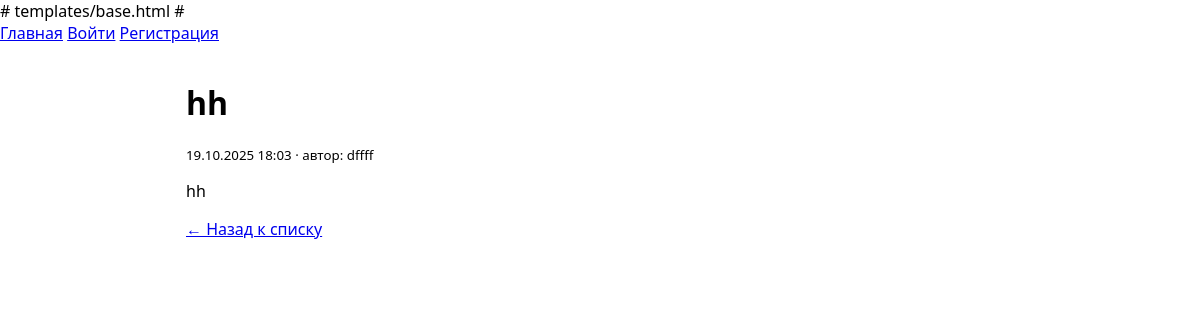
The app's page /23/, older data.
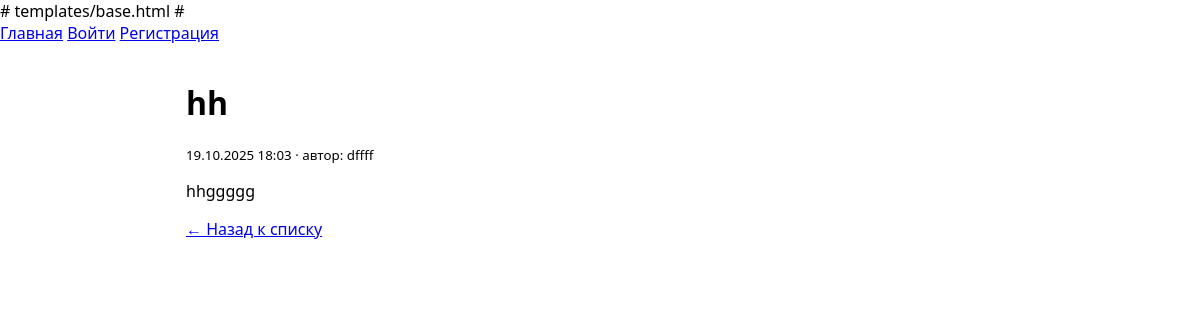
The same page, newer data.
### guestbook/models.py (models this page shows, shortened)
class Entry(models.Model):
    name = models.CharField('Имя', max_length=50)
    message = models.TextField('Сообщение', max_length=500)
    created_at = models.DateTimeField('Создано', auto_now_add=True)
    user = models.ForeignKey(settings.AUTH_USER_MODEL, on_delete=models.CASCADE,
                             related_name='entries', null=True, blank=True, verbose_name='Автор')
    image = models.ImageField('Изображение', upload_to='entries/', null=True, blank=True)
    class Meta:
        ordering = ['-created_at']
        verbose_name = 'Запись'
        verbose_name_plural = 'Записи'

### guestbook/views.py (the view)
# urls.py: path('<int:pk>/', EntryDetailView.as_view(), name='guestbook-detail'),
class EntryDetailView(DetailView):
    model = Entry
    template_name = 'guestbook/entry_detail.html'
    context_object_name = 'entry'

### templates/guestbook/entry_detail.html (shortened to what this page needs)
{% extends 'base.html' %}
{% block content %}
  <h1>{{ entry.name }}</h1>
  <p><small>{{ entry.created_at|date:'d.m.Y H:i' }}{% if entry.user %} · автор: {{ entry.user.username }}{% endif %}</small></p>
  <p>{{ entry.message }}</p>
  <p><a href="{% url 'guestbook' %}">← Назад к списку</a></p>
{% endblock %}

Row changes from the older to the newer data that the page shows:
changed Entry "hh": message "hh" → "hhggggg"
